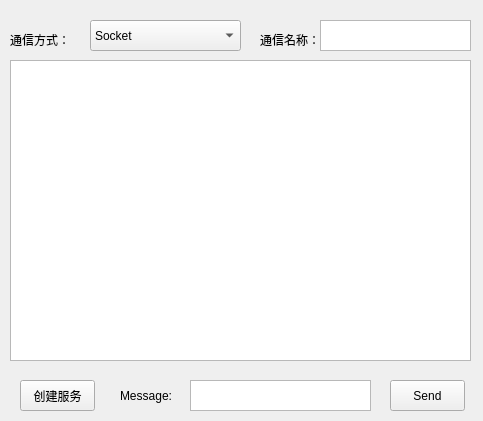
<?xml version="1.0" encoding="UTF-8"?>
<ui version="4.0">
 <class>Widget</class>
 <widget class="QWidget" name="Widget">
  <property name="geometry">
   <rect>
    <x>0</x>
    <y>0</y>
    <width>483</width>
    <height>421</height>
   </rect>
  </property>
  <property name="windowTitle">
   <string>Server</string>
  </property>
  <widget class="QPushButton" name="pushButton">
   <property name="geometry">
    <rect>
     <x>390</x>
     <y>380</y>
     <width>75</width>
     <height>31</height>
    </rect>
   </property>
   <property name="text">
    <string>Send</string>
   </property>
  </widget>
  <widget class="QTextEdit" name="textEdit">
   <property name="geometry">
    <rect>
     <x>190</x>
     <y>380</y>
     <width>181</width>
     <height>31</height>
    </rect>
   </property>
  </widget>
  <widget class="QTextBrowser" name="textBrowser">
   <property name="geometry">
    <rect>
     <x>10</x>
     <y>60</y>
     <width>461</width>
     <height>301</height>
    </rect>
   </property>
  </widget>
  <widget class="QLabel" name="label">
   <property name="geometry">
    <rect>
     <x>120</x>
     <y>380</y>
     <width>71</width>
     <height>31</height>
    </rect>
   </property>
   <property name="text">
    <string>Message:</string>
   </property>
  </widget>
  <widget class="QPushButton" name="pushButton_2">
   <property name="geometry">
    <rect>
     <x>20</x>
     <y>380</y>
     <width>75</width>
     <height>31</height>
    </rect>
   </property>
   <property name="text">
    <string>创建服务</string>
   </property>
  </widget>
  <widget class="QComboBox" name="comboBox">
   <property name="geometry">
    <rect>
     <x>90</x>
     <y>20</y>
     <width>151</width>
     <height>31</height>
    </rect>
   </property>
   <item>
    <property name="text">
     <string>Socket</string>
    </property>
   </item>
   <item>
    <property name="text">
     <string>Pipe</string>
    </property>
   </item>
   <item>
    <property name="text">
     <string>共享存储区</string>
    </property>
   </item>
  </widget>
  <widget class="QLabel" name="label_2">
   <property name="geometry">
    <rect>
     <x>10</x>
     <y>30</y>
     <width>71</width>
     <height>20</height>
    </rect>
   </property>
   <property name="text">
    <string>通信方式：</string>
   </property>
  </widget>
  <widget class="QLabel" name="label_3">
   <property name="geometry">
    <rect>
     <x>260</x>
     <y>30</y>
     <width>71</width>
     <height>20</height>
    </rect>
   </property>
   <property name="text">
    <string>通信名称：</string>
   </property>
  </widget>
  <widget class="QTextEdit" name="textEdit_2">
   <property name="geometry">
    <rect>
     <x>320</x>
     <y>20</y>
     <width>151</width>
     <height>31</height>
    </rect>
   </property>
  </widget>
 </widget>
 <resources/>
 <connections/>
</ui>
